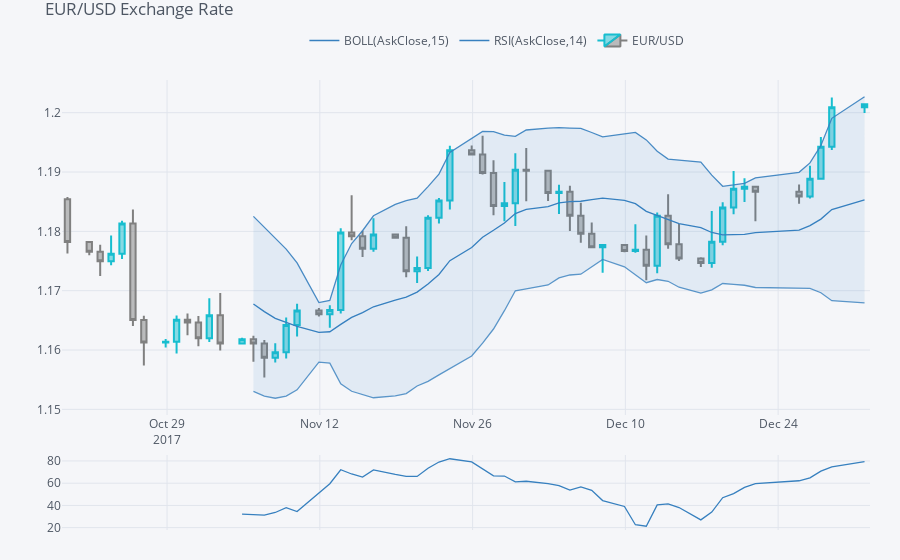

Here is the notebook cell this chart was saved with:
### Code cell
# We can also add certain financial indicators, such as RSI as subplots
qf.add_rsi(periods=14,
           showbands=False)

plyo.iplot(
 qf.iplot(asFigure=True),
 image='png',
 filename='qf_03'
)
